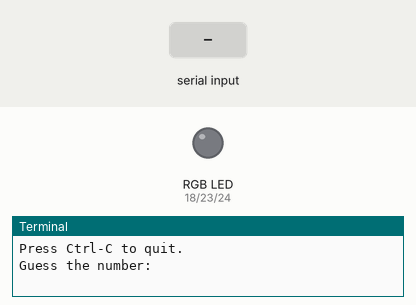
Simulated run of this program. Board: Raspberry Pi (BCM pin numbers). On the bench: an RGB LED mixed from three pins (HIGH = lit), the last lines printed to the terminal. The inputs (shaded band) are chosen by the test bench. Random numbers come from a fixed seed.

Above: at 1.2 s.
1.3 s: "5" typed at the terminal
At 1.7 s:
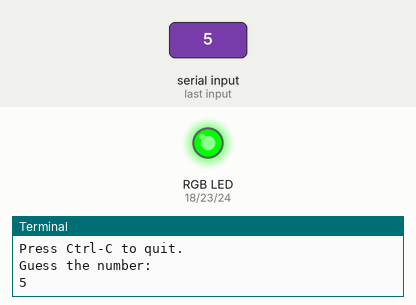
4.3 s: "200" typed at the terminal
At 5.1 s:
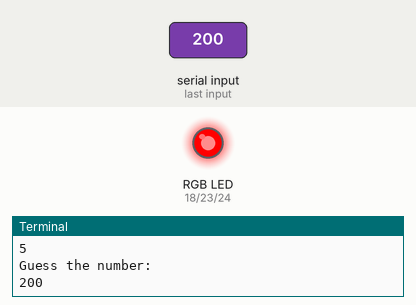
7.3 s: "90" typed at the terminal
At 10.1 s:
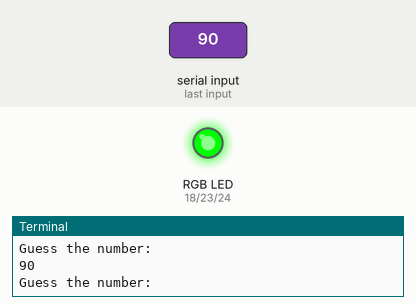
Timing chart, 0 to 11.6 s (numbered marks = the images above; inputs shaded):
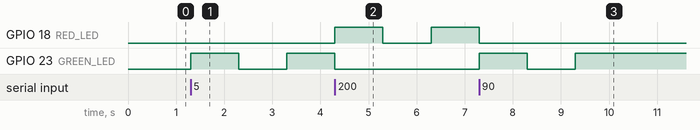

The program:

rgb-led-basic.py
```python
#!/usr/bin/env python

import time
import random

import RPi.GPIO as GPIO

MAIL_CHECK_FREQ = 1 # check mail every 60 seconds

GPIO.setwarnings(False)
GPIO.setmode(GPIO.BCM)
# port for Green led
GREEN_LED = 23
# port for red led
RED_LED = 18
BLUE_LED = 24
GPIO.setup(GREEN_LED, GPIO.OUT)
GPIO.setup(RED_LED, GPIO.OUT)
GPIO.setup(BLUE_LED, GPIO.OUT)

the_number = random.randrange(1, 1001)
GPIO.output(RED_LED, False)
GPIO.output(GREEN_LED, False)
GPIO.output(BLUE_LED, False)

def set_light(color):

    if color == 'red':
        GPIO.output(RED_LED, True)
        GPIO.output(GREEN_LED, False)
        GPIO.output(BLUE_LED, False)
    elif color == 'green':
        GPIO.output(RED_LED, False)
        GPIO.output(GREEN_LED, True)
        GPIO.output(BLUE_LED, False)
    elif color == 'blue':
        GPIO.output(RED_LED, False)
        GPIO.output(GREEN_LED, False)
        GPIO.output(BLUE_LED, True)
    else:
        GPIO.output(RED_LED, False)
        GPIO.output(GREEN_LED, False)
        GPIO.output(BLUE_LED, False)

def loop():

    guess = int(raw_input('Guess the number: '))

    if guess == the_number:
        set_light('blue')
        print('***********************YOU WIN********************')
        print('Play again ....')
        time.sleep(5)
        GPIO.cleanup()
        exit()
        #the_number = random.randrange(3, 101)
        #time.sleep(0.5)
    elif guess > the_number:
        set_light('red')
        time.sleep(1)
        set_light('black')
        time.sleep(1)
        set_light('red')
        #time.sleep(2)
    else:
        set_light('green')
        time.sleep(1)
        set_light('black')
        time.sleep(1)
        set_light('green')
        #time.sleep(2)

if __name__ == '__main__':
    try:
        print 'Press Ctrl-C to quit.'
        while True:
            loop()
    finally:
        GPIO.cleanup()
```

Measured:
- after the input at 1.3 s, GPIO 23 (GREEN_LED): LOW → HIGH at once, → LOW 1.0 s later, → HIGH 1.0 s later
- after the input at 4.3 s, GPIO 18 (RED_LED): LOW → HIGH at once, → LOW 1.0 s later, → HIGH 1.0 s later; GPIO 23 (GREEN_LED): HIGH → LOW at once
- after the input at 7.3 s, GPIO 18 (RED_LED): HIGH → LOW at once; GPIO 23 (GREEN_LED): LOW → HIGH at once, → LOW 1.0 s later, → HIGH 1.0 s later
